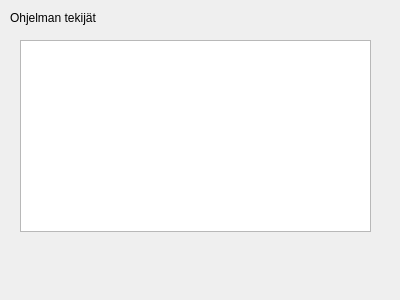
<?xml version="1.0" encoding="UTF-8"?>
<ui version="4.0">
 <class>Dialog</class>
 <widget class="QDialog" name="Dialog">
  <property name="geometry">
   <rect>
    <x>0</x>
    <y>0</y>
    <width>400</width>
    <height>300</height>
   </rect>
  </property>
  <property name="cursor">
   <cursorShape>PointingHandCursor</cursorShape>
  </property>
  <property name="windowTitle">
   <string>Dialog</string>
  </property>
  <widget class="QLabel" name="createdByLabel">
   <property name="geometry">
    <rect>
     <x>10</x>
     <y>10</y>
     <width>111</width>
     <height>16</height>
    </rect>
   </property>
   <property name="text">
    <string>Ohjelman tekijät</string>
   </property>
  </widget>
  <widget class="QTextBrowser" name="createdByTextBrowser">
   <property name="geometry">
    <rect>
     <x>20</x>
     <y>40</y>
     <width>351</width>
     <height>192</height>
    </rect>
   </property>
   <property name="font">
    <font>
     <pointsize>11</pointsize>
    </font>
   </property>
   <property name="html">
    <string>&lt;!DOCTYPE HTML PUBLIC &quot;-//W3C//DTD HTML 4.0//EN&quot; &quot;http://www.w3.org/TR/REC-html40/strict.dtd&quot;&gt;
&lt;html&gt;&lt;head&gt;&lt;meta name=&quot;qrichtext&quot; content=&quot;1&quot; /&gt;&lt;meta charset=&quot;utf-8&quot; /&gt;&lt;style type=&quot;text/css&quot;&gt;
p, li { white-space: pre-wrap; }
hr { height: 1px; border-width: 0; }
li.unchecked::marker { content: &quot;\2610&quot;; }
li.checked::marker { content: &quot;\2612&quot;; }
&lt;/style&gt;&lt;/head&gt;&lt;body style=&quot; font-family:'Segoe UI'; font-size:11pt; font-weight:400; font-style:normal;&quot;&gt;
&lt;p style=&quot;-qt-paragraph-type:empty; margin-top:0px; margin-bottom:0px; margin-left:0px; margin-right:0px; -qt-block-indent:0; text-indent:0px;&quot;&gt;&lt;br /&gt;&lt;/p&gt;&lt;/body&gt;&lt;/html&gt;</string>
   </property>
   <property name="source">
    <url>
     <string>file:///C:/Users/MikaVainio/Documents/GitHub/Autolainaus/Tekijät.rtf</string>
    </url>
   </property>
  </widget>
 </widget>
 <resources/>
 <connections/>
</ui>
